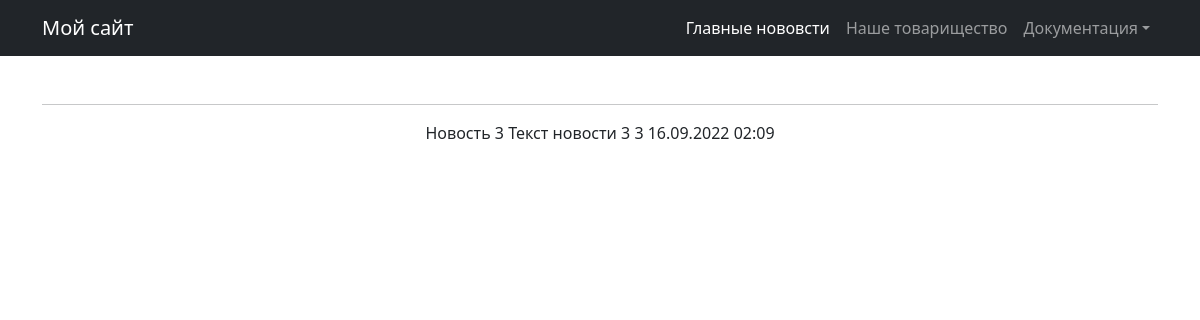
Before: /news/3 with the older database file.
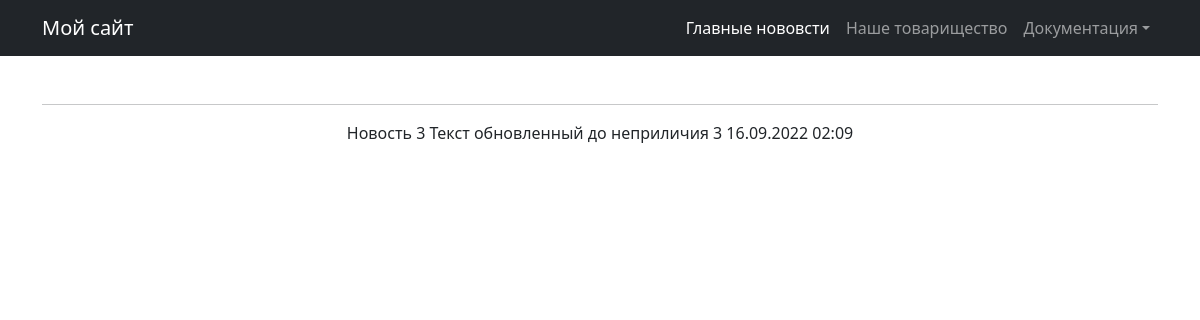
After: the same page with the newer database file.
### new/models.py (models this page shows, shortened)
class Post(models.Model):
    author_post = models.ForeignKey(Author, on_delete=models.CASCADE)
    NEWS = 'NW'
    ARTICLE = 'AR'
    CATEGORY_CHOICES =  (
        ( NEWS, 'НОВОСТЬ'),
        (ARTICLE, 'СЧАСТЬЕ')
    )
    categoryType = models.CharField(max_length=2, choices=CATEGORY_CHOICES, default=ARTICLE)
    dataCreation = models.DateTimeField(auto_now_add=True)
    postCategory = models.ManyToManyField(Category, through='PostCategory')
    title = models.CharField(max_length=128)
    text = models.TextField()
    rating = models.SmallIntegerField(default=0)

### new/views.py (the view)
# urls.py: path('<int:pk>', PostDetail.as_view()),
class PostDetail(DetailView):
    model = Post
    template_name = 'News2.html'
    context_object_name = 'Post'
    paginate_by = 1

### new/templatetags/censor.py (called while the page is built)
def censor(value):
   bad_words = ('редиска')
   if not isinstance(value, str):
      raise TypeError(f"unresolved type '{type(value)}' expected  type 'str'")
   for word in value.split():
      if word.lower() in bad_words:
         value = value.replace(word, f"{word[0]}{'*' * (len(word) - 1)}")
   return value

### templates/News2.html (shortened to what this page needs)
{% extends 'flatpages/default.html' %}
{% load censor %}
{% block content %}
   <hr>
   <td>{{ Post.title }}</td>
   <td>{{ Post.text|censor }}</td>
   <td>{{ Post.rating }}</td>
   <td>{{ Post.dataCreation|date:'d.m.Y h:m'}}</td>
{% endblock content %}

Changed rows visible on the page:
changed Post "Новость 3": text|censor "Текст новости 3" → "Текст обновленный до неприличия"
